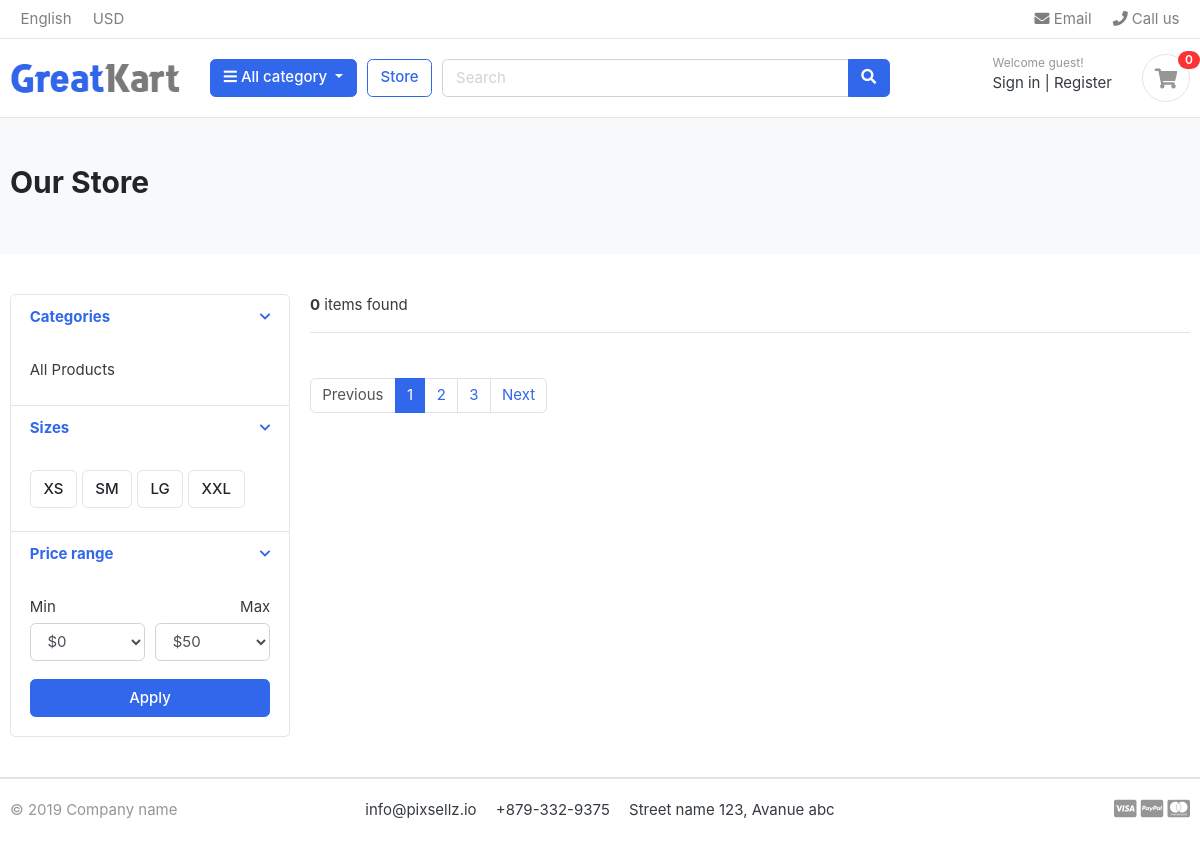
The app's page /store/, older data.
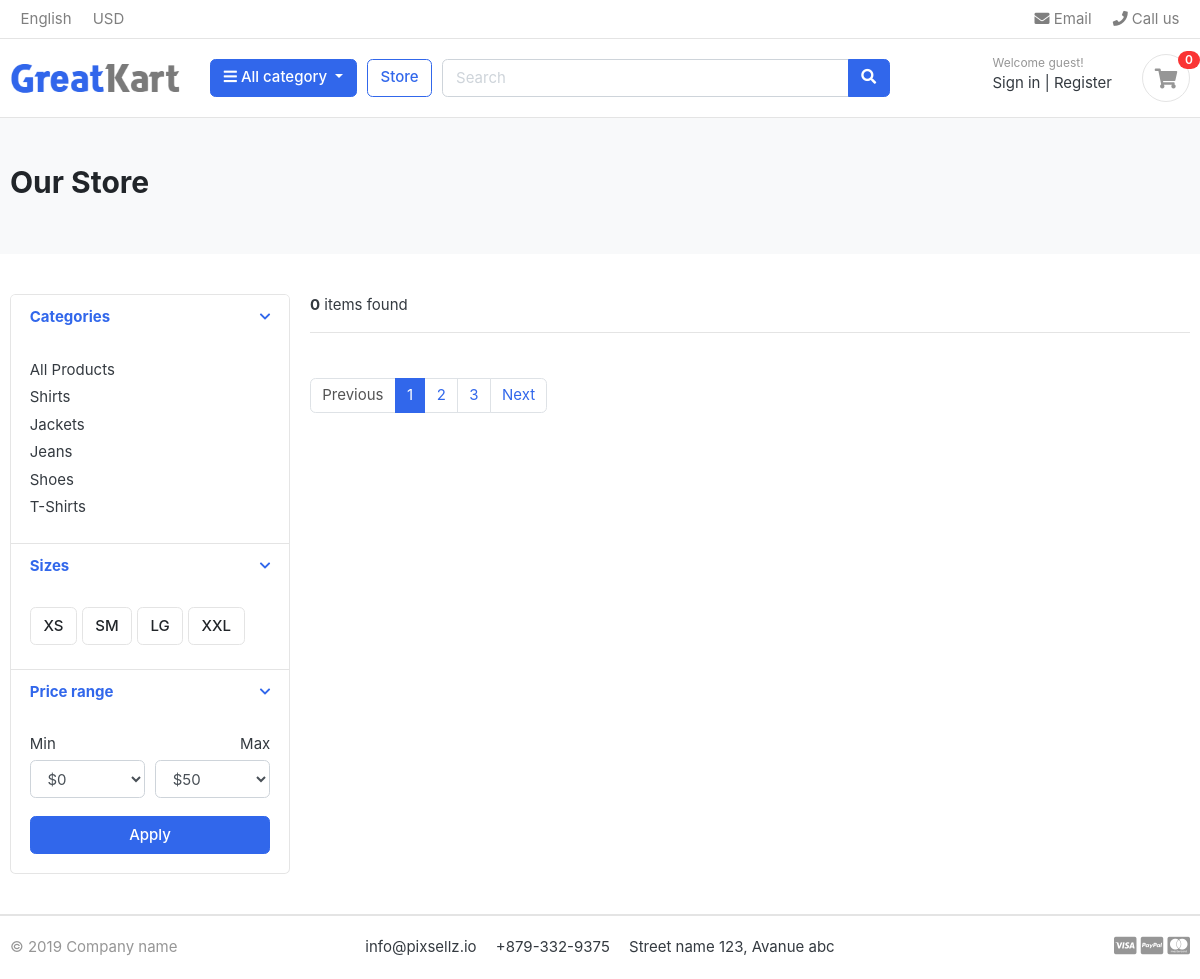
The same page, newer data.
### category/models.py (models this page shows, shortened)
class Category(models.Model):
    category_name = models.CharField(max_length=50, unique=True)
    slug = models.SlugField(max_length=100, unique=True)
    description = models.TextField(max_length=2550, blank=True)
    cat_image = models.ImageField(upload_to="photos/categories", blank=True)
    class Meta:
        verbose_name = "category"
        verbose_name_plural = "categories"
    def get_url(self):
        return reverse("products_by_category", args=[self.slug])

### store/views.py (the view)
# urls.py: path("", views.store, name="store"),
def store(request, category_slug=None):
    categories = None
    products = None
    if category_slug != None:
        categories = get_object_or_404(Category, slug=category_slug)
        products = Product.objects.filter(category=categories, is_available=True)
        product_count = products.count()
    else:
        products = Product.objects.all().filter(is_available=True)
        product_count = products.count()
    context = {
        "products":products,
        "product_count" : product_count,
    }
    return render(request, "store/store.html", context)

### category/context_processors.py (called while the page is built)
def menu_links(request):
    links = Category.objects.all()
    return dict(links=links)

### templates/store/store.html (shortened to what the changed rows need)
{% extends "base.html" %}
{% load static %}
{% block content %}
<section class="section-pagetop bg">
    <div class="container">
        <h2 class="title-page">Our Store</h2>
    </div>
    </section>
<section class="section-content padding-y">
    <div class="container">
    <div class="row">
        <aside class="col-md-3">
    <div class="card">
        <article class="filter-group">
            <div class="filter-content collapse show" id="collapse_1" style="">
                <div class="card-body">
                    <ul class="list-menu">
                    {% for category in links %}
                    <li><a href="{{ category.get_url }}">{{ category.category_name }}  </a></li>
                    {% endfor %}
                    </ul>
                </div>
            </div>
        </article>
    </div>
        </aside>
    </div>
    </div>
    </section>
{% endblock %}

Row changes from the older to the newer data that the page shows:
added Category: category_name "Shirts"
added Category: category_name "Jackets"
added Category: category_name "Jeans"
added Category: category_name "Shoes"
added Category: category_name "T-Shirts"
